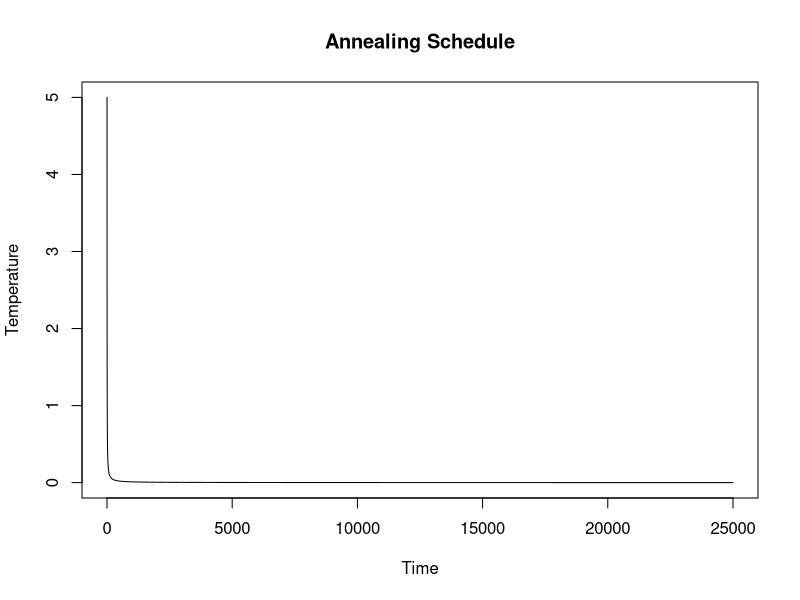
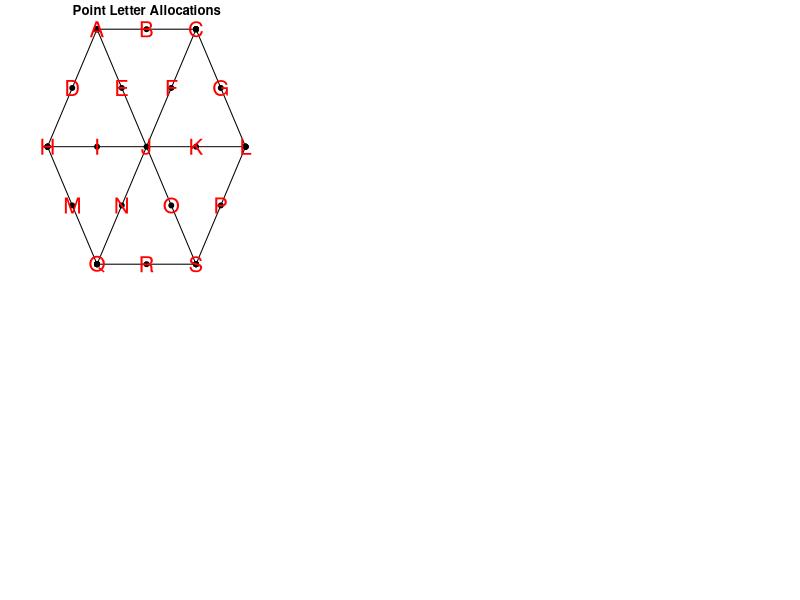

The R source for these figures, in order: (Note: a time limit stopped this script after it produced the figures.)
# Number of points and 3 point edges
n_dots <- 19
n_edges <- 12

# Initial temperature and maximum number of iterations to run simulated annealing
start_temperature <- 10
maximum_iterations <- 25000

# First 6 are outer edges, last 6 are inner edges
edge_matrix <- matrix(c(1,1,1,0,0,0,0,0,0,0,0,0,0,0,0,0,0,0,0,  # A,B,C
                        0,0,1,0,0,0,1,0,0,0,0,1,0,0,0,0,0,0,0,  # C,G,L
                        0,0,0,0,0,0,0,0,0,0,0,1,0,0,0,1,0,0,1,  # L,P,S
                        0,0,0,0,0,0,0,0,0,0,0,0,0,0,0,0,1,1,1,  # S,R,Q
                        0,0,0,0,0,0,0,1,0,0,0,0,1,0,0,0,1,0,0,  # Q,M,H
                        1,0,0,1,0,0,0,1,0,0,0,0,0,0,0,0,0,0,0,  # H,D,A
                        1,0,0,0,1,0,0,0,0,1,0,0,0,0,0,0,0,0,0,  # A,E,J
                        0,0,1,0,0,1,0,0,0,1,0,0,0,0,0,0,0,0,0,  # C,F,J
                        0,0,0,0,0,0,0,0,0,1,1,1,0,0,0,0,0,0,0,  # L,K,J
                        0,0,0,0,0,0,0,0,0,1,0,0,0,0,1,0,0,0,1,  # S,O,J
                        0,0,0,0,0,0,0,0,0,1,0,0,0,1,0,0,1,0,0,  # Q,N,J
                        0,0,0,0,0,0,0,1,1,1,0,0,0,0,0,0,0,0,0), # H,I,J
                      nrow = n_edges, byrow = T)

# Assign a letter to each point
dot_names <- LETTERS[1:n_dots]
dimnames(edge_matrix) <- list(c(), dot_names)

# Convert from binary to get the three letters on each edges
letter_edges <- t(apply(edge_matrix, 1, function(x) LETTERS[(which(x == 1))]))

# Fast simulated annealing temperature function
calculateTemperature <- function(initial_temp, iteration) {
  return(initial_temp / (iteration + 1))
}

# The objective function, i.e. a metric to evaluate the tour
calculateScore <- function(edges, new_tour) {
  # Set initial score as lowest possible score
  score <- 0
  
  # Loop over each edge and calculate residual sum of squares
  for (i in 1:nrow(edges)) {
    # Get the values assigned to each dot on an edge
    edge_values <- edges[i,]
    
    # Add difference to score
    score <- score + ((sum(new_tour[edge_values,]) - 22) ^ 2)
  }
  
  return(score)
}

# Metropolis acceptance criterion
calculateAcceptance <- function(score_new, score_current, temperature) {
  if (temperature > 0) {
    return(exp(-(score_new - score_current) / temperature))
  }
  else {
    return(as.numeric(score_new < score_current))
  }
}

# Solve the puzzle using simulated annealing
magic19SimulatedAnnealing <- function(edges, initial_temp = 10, max_iterations = 10000,
                                      tolerance = 2500) {
  # Create empty vector to record scores over iterations
  tour_scores <- c()
  
  # Set random initial values for dots between 1 and 19
  tour <- data.frame(value = sample(1:19))
  row.names(tour) <- dot_names
  
  # Calculate and record the initial score
  score <- calculateScore(edges, tour)
  tour_scores <- c(tour_scores, score)
  
  # Run simulated annealing up to a maximum of n times
  for (i in 1:max_iterations) {
    # Get the temperature for the iteration
    temperature <- calculateTemperature(initial_temp, i)
    new_tour <- tour
    
    # Randomly select two dots
    switch_dot_names <- sample(row.names(new_tour), 2)
    value_1 <- new_tour[switch_dot_names[1], ]
    value_2 <- new_tour[switch_dot_names[2], ]
    
    # Switch the two values in the new tour
    new_tour[switch_dot_names[1], ] <- value_2
    new_tour[switch_dot_names[2], ] <- value_1
    
    # Re-evaluate score for the new values
    new_score <- calculateScore(edges, new_tour)
    # Calculate the acceptance score
    acceptance <- calculateAcceptance(new_score, score, temperature)
    
    # Generate random number from normal distribution and compare to acceptance rate
    if ((runif(1) < acceptance)) {
      # Set the current tour as the new tour
      tour <- new_tour
      score <- new_score
    }
    
    if (i %% 10 == 0) {
      # Record the new score
      tour_scores <- c(tour_scores, score)
    }
    
    # Stop if a solution is found or it has converged to a local optimum
    if (score == 0 || max(table(tour_scores)) >= (tolerance/10)) {
      break
    }
  }
  
  return(list(tour = tour, scores = tour_scores))
}

# Plot the magic 19 graph
plotMagic19 <- function(point_labels = NULL, title = "") {
  # x and y coordinates for a hexagon
  hex_coords <- data.frame(x = c(-2, 2, 4, 2, -2, -4),
                           y = c(3.5, 3.5, 0, -3.5, -3.5, 0))
  # x and y for rotated hexagon
  rotated_hex_coords <- data.frame(x = c(0, 3, 3, 0, -3, -3),
                                   y = c(3.5, 1.75, -1.75, -3.5, -1.75, 1.75))
  # Create all points for magic 19
  hex_points <- do.call("rbind", list(hex_coords, # Outer hexagon
                                      rotated_hex_coords, # Rotated outer hexagon
                                      hex_coords * 0.5, # Innter hexagon
                                      c(0, 0))) # Center
  # Name each point with a letter
  row.names(hex_points) <- c("A", "C", "L", "S", "Q", "H",
                             "B", "G", "P", "R", "M", "D",
                             "E", "F", "K", "O", "N", "I",
                             "J")
  # Order the points alphabetically and add the values found in the best tour
  hex_points <- hex_points[order(row.names(hex_points)), ]
  hex_points$values <- point_labels
  
  # Create blank plot
  plot(hex_coords$x, hex_coords$y, type = "n", axes = FALSE,
       xlab = "", ylab = "", main = title)
  
  # Plot outer dots, inner dots and center dot
  points(hex_points$x, hex_points$y, pch = 19)
  
  # Plot inner lines
  for (i in 1:3) {
    segments(x0 = hex_coords[i,]$x, y0 = hex_coords[i,]$y,
             x1 = hex_coords[i+3,]$x, y1 = hex_coords[i+3,]$y)
  }
  # Plot outer lines
  for (j in 1:6) {
    segments(x0 = hex_coords[j,]$x, y0 = hex_coords[j,]$y,
             x1 = hex_coords[(j%%6)+1,]$x, y1 = hex_coords[(j%%6)+1,]$y)
    points(hex_coords$x, hex_coords$y, pch = 19)
  }
  
  # Add text to dots
  if (is.null(point_labels)) {
    text(hex_points$x, hex_points$y, row.names(hex_points), cex = 2, col = "red")
  } else {
    text(hex_points$x, hex_points$y, hex_points$value[,], cex = 2, col = "red")
  }
}

# Run simulated annealing until solution found
solveMagic19 <- function(initial_temp, max_iterations, tolerance = 2500,
                         verbose = 0) {
  # Keep track of the lowest score
  best_energy <- Inf
  
  # Repeat until score of 0 reached
  while (best_energy != 0) {
    results <- magic19SimulatedAnnealing(letter_edges,
                                         initial_temp = initial_temp,
                                         max_iterations = max_iterations,
                                         tolerance = tolerance)
    final_score <- tail(results$scores, n = 1)
    
    # Display progress
    if (verbose > 0) {
      if (final_score != 0) {
        message(paste("Converged at", tail(results$scores, n = 1)))
        # print(table(results$scores))
      } else {
        message("Solution found")
      }
    }
    
    if (min(results$scores) < best_energy) {
      best_energy <- min(results$scores)
    }
  }
  
  return(results)
}

# Plot annealing schedule
temp_over_time <- lapply(1:maximum_iterations, calculateTemperature, initial_temp = start_temperature)
plot(1:maximum_iterations, temp_over_time, type = "l", lty = 1, xlab = "Time", ylab = "Temperature",
     main = "Annealing Schedule")

# Plot unsolved puzzle labelled with letters
par(mfrow = c(2, 3), mar = c(2,3,1.5,1))
plotMagic19(NULL, "Point Letter Allocations")

# First unique solution with 2 in center
# Solution with 2 in center
set.seed(540267)
solved_puzzle_1 <- solveMagic19(start_temperature, maximum_iterations)
plotMagic19(solved_puzzle_1$tour, "Solution 1")

# Second unique solution with 4 in center
set.seed(123456)
solved_puzzle_2 <- solveMagic19(start_temperature, maximum_iterations)
plotMagic19(solved_puzzle_2$tour, "Solution 2")
# # Reverse of solution above
# set.seed(999)
# solved_puzzle_2b <- solveMagic19(start_temperature, maximum_iterations)
# plotMagic19(solved_puzzle_2b$tour, "Solution 2")
# # Rotation of solution above
# set.seed(112021)
# solved_puzzle_2c <- solveMagic19(start_temperature, maximum_iterations)
# plotMagic19(solved_puzzle_2c$tour, "Solution 2")

# Third unique solution with 2 in center
set.seed(10)
solved_puzzle_3 <- solveMagic19(start_temperature, maximum_iterations)
plotMagic19(solved_puzzle_3$tour, "Solution 3")

# Forth unique solution  with 2 in center
set.seed(250)
solved_puzzle_4 <- solveMagic19(start_temperature, maximum_iterations)
plotMagic19(solved_puzzle_4$tour, "Solution 4")
